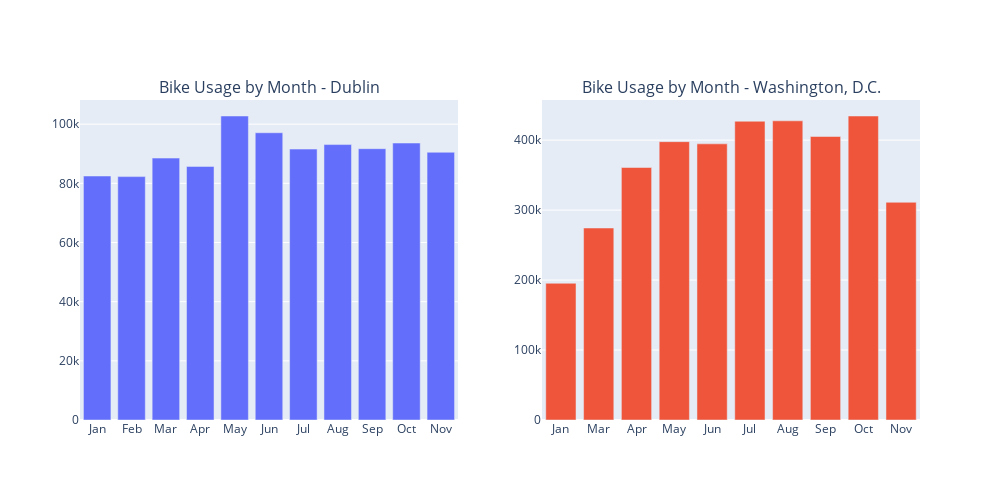

Notebook code cell kept with this figure:
### Markdown cell above
# Trips by Month and Location

### Code cell
# Prepare the Plot for Dublin
bike_usage['MONTH'] = bike_usage['TIME'].dt.month

# Filter month from januare to november, to be equal to capital bikeshare period
dublin_month = bike_usage[(bike_usage['MONTH'] <12)].groupby(['MONTH']).agg(TRIPS=('TRIPS', 'sum')).reset_index().sort_values('MONTH', ascending=True)
# reneame the weedkday using a map
dublin_month['MONTH'] = dublin_month['MONTH'].map({1: 'Jan', 2: 'Feb', 3: 'Mar', 4: 'Apr', 5: 'May', 6: 'Jun', 7: 'Jul', 8: 'Aug', 9: 'Sep', 10: 'Oct', 11: 'Nov', 12: 'Dec'})



# Prepare Weekday dataset
capital_df['MONTH'] = capital_df['started_at'].dt.month


capital_month = capital_df.groupby(['MONTH']).agg(TRIPS=('TRIPS', 'sum')).reset_index().sort_values('MONTH', ascending=True)


# reneame the weedkday using a mpa 
capital_month['MONTH'] = capital_month['MONTH'].map({1: 'Jan', 2: 'Feb', 3: 'Mar', 4: 'Apr', 5: 'May', 6: 'Jun', 7: 'Jul', 8: 'Aug', 9: 'Sep', 10: 'Oct', 11: 'Nov', 12: 'Dec'})

# Create subplots
bike_usage_by_month = make_subplots(rows=1, cols=2, subplot_titles=('Bike Usage by Month - Dublin', 'Bike Usage by Month - Washington, D.C.'))

# Add traces for Dublin
a = bike_usage_by_month.add_trace(go.Bar(x=dublin_month['MONTH'], y=dublin_month['TRIPS'], name='Dublin'), row=1, col=1)

# Add traces for Washington, D.C.
bike_usage_by_month.add_trace(go.Bar(x=capital_month['MONTH'], y=capital_month['TRIPS'], name='Washington, D.C.'), row=1, col=2)

# Update layout
bike_usage_by_month.update_layout(width=1000, height=500, showlegend=False)

# Display the figure
bike_usage_by_month.show()

### Figure 1 — Plotly figure (JSON) as saved in the notebook; plotly's stock layout.template omitted (floating-point values rounded to 4 significant figures)
{"data": [{"name": "Dublin", "type": "bar", "x": ["Jan", "Feb", "Mar", "Apr", "May", "Jun", "Jul", "Aug", "Sep", "Oct", "Nov"], "xaxis": "x", "y": [82468, 82267, 88533, 85722, 102757, 97092, 91571, 93101, 91708, 93618, 90489], "yaxis": "y"}, {"name": "Washington, D.C.", "type": "bar", "x": ["Jan", "Mar", "Apr", "May", "Jun", "Jul", "Aug", "Sep", "Oct", "Nov"], "xaxis": "x2", "y": [195428, 274401, 360858, 397817, 394665, 426983, 427582, 405157, 434475, 311180], "yaxis": "y2"}], "layout": {"annotations": [{"font": {"size": 16}, "showarrow": false, "text": "Bike Usage by Month - Dublin", "x": 0.225, "xanchor": "center", "xref": "paper", "y": 1, "yanchor": "bottom", "yref": "paper"}, {"font": {"size": 16}, "showarrow": false, "text": "Bike Usage by Month - Washington, D.C.", "x": 0.775, "xanchor": "center", "xref": "paper", "y": 1, "yanchor": "bottom", "yref": "paper"}], "height": 500, "showlegend": false, "width": 1000, "xaxis": {"anchor": "y", "autorange": true, "domain": [0, 0.45], "range": [-0.5, 10.5], "type": "category"}, "xaxis2": {"anchor": "y2", "autorange": true, "domain": [0.55, 1], "range": [-0.5, 9.5], "type": "category"}, "yaxis": {"anchor": "x", "autorange": true, "domain": [0, 1], "range": [0, 108200.0], "type": "linear"}, "yaxis2": {"anchor": "x2", "autorange": true, "domain": [0, 1], "range": [0, 457300.0], "type": "linear"}}}
